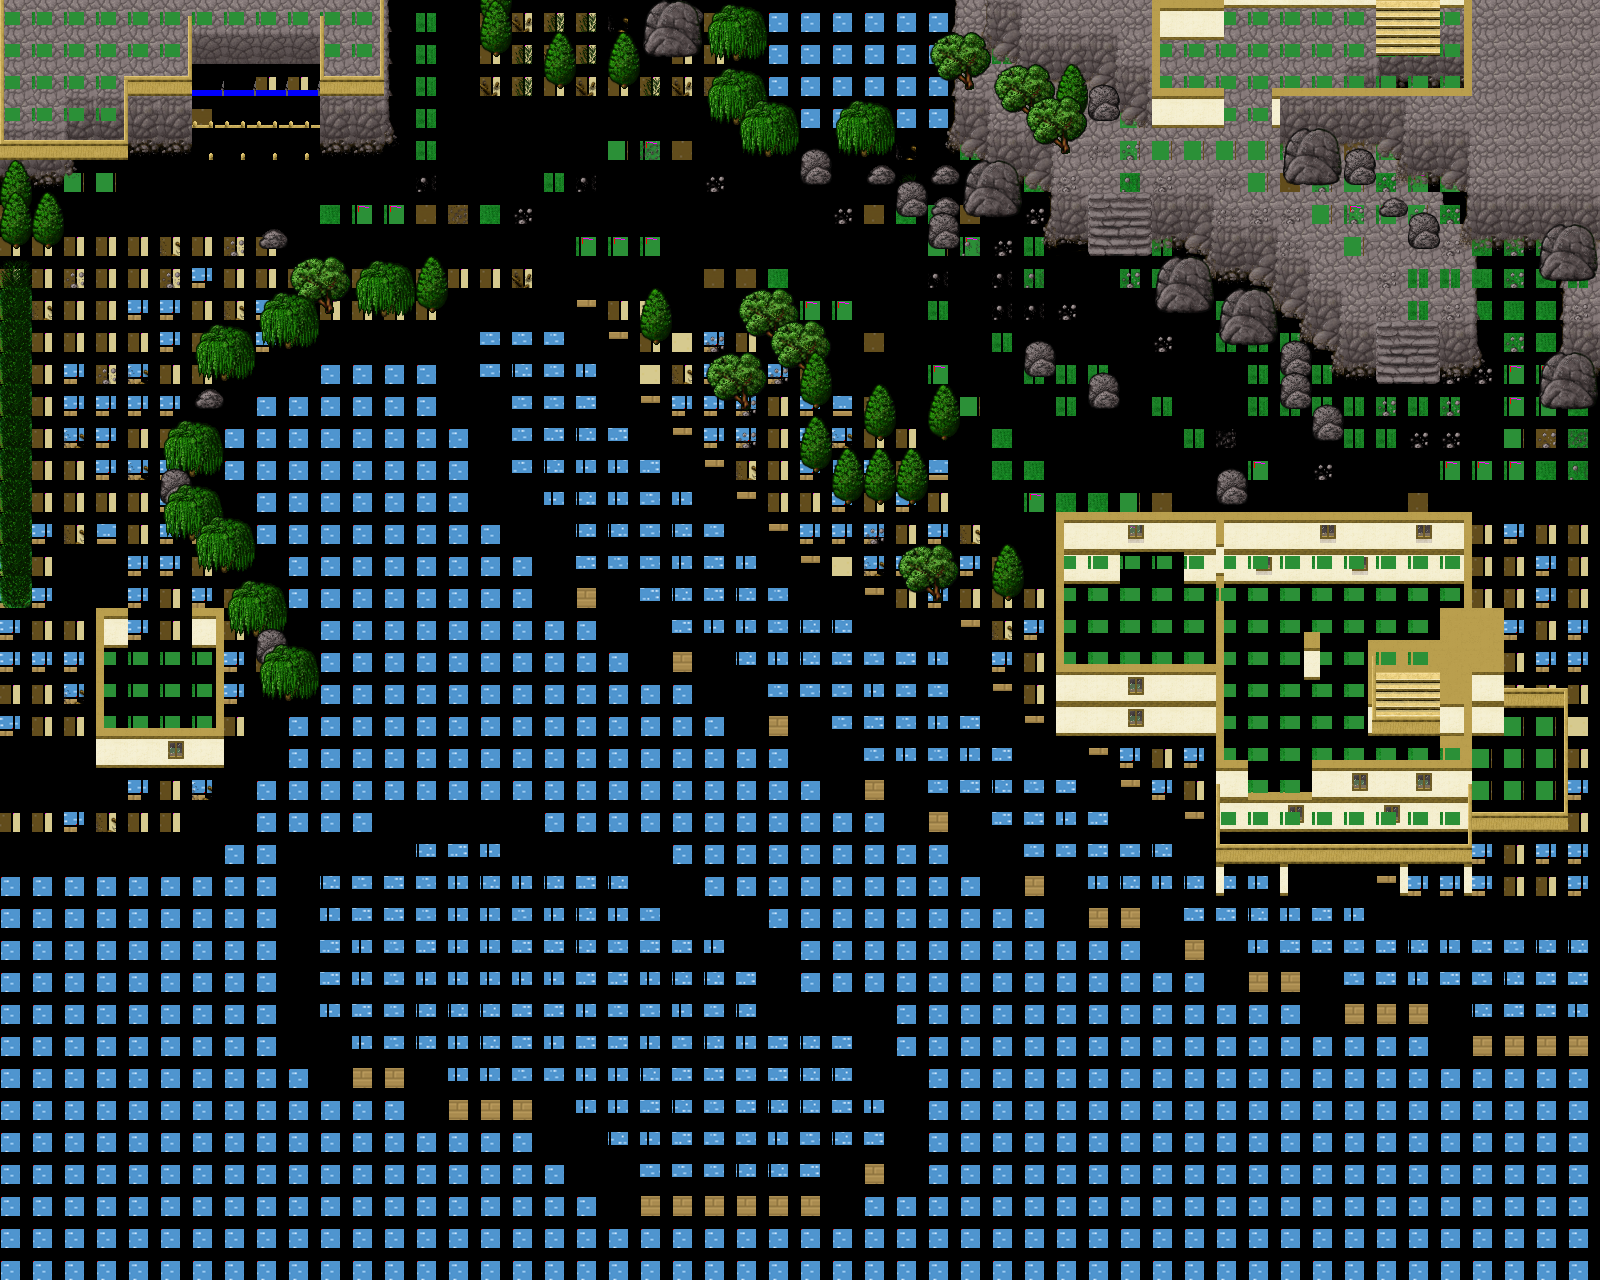

This game map was drawn from its Tiled (.tmx) file and the tilesets committed beside it. A one-line description and the trimmed map source follow:
An orthogonal 50x40 tile map with 32x32 px tiles, 6 tile layers (floor, details, objects, 0_floor, ...), 6 hidden layers not drawn, 3 tilesets.

<map version="1.10" tiledversion="1.10.0" orientation="orthogonal" renderorder="right-down" width="50" height="40" tilewidth="32" tileheight="32" infinite="0" nextlayerid="18" nextobjectid="1">
 <properties>
  <property name="global_X" type="int" value="232" />
  <property name="global_Y" type="int" value="140" />
 </properties>
 <tileset firstgid="1" source="../tilesets/floor.tsx" />
 <tileset firstgid="901" source="../tilesets/objects_1x2.tsx" />
 <tileset firstgid="1006" source="../tilesets/details.tsx" />
 <group id="3" name="0_level">
  <layer id="1" name="floor" width="50" height="40">
   <data>[2000 cells, 2000 non-empty, 68 distinct tile ids]</data>
  </layer>
  <layer id="5" name="details" width="50" height="40">
   <data>[2000 cells, 72 non-empty, 6 distinct tile ids]</data>
  </layer>
  <layer id="6" name="objects" width="50" height="40">
   <data>[2000 cells, 407 non-empty, 44 distinct tile ids]</data>
  </layer>
 </group>
 <group id="4" name="1_level" offsetx="0" offsety="-32">
  <layer id="7" name="0_floor" width="50" height="40">
   <data>[2000 cells, 351 non-empty, 40 distinct tile ids]</data>
  </layer>
  <layer id="8" name="1_details" width="50" height="40">
   <data>[2000 cells, 22 non-empty, 2 distinct tile ids]</data>
  </layer>
  <layer id="9" name="2_objects" width="50" height="40">
   <data>[2000 cells, 211 non-empty, 37 distinct tile ids]</data>
  </layer>
 </group>
 <group id="10" name="2_layer" visible="0" offsetx="0" offsety="-64">
  <layer id="11" name="0_floor" width="50" height="40">
   <data>[2000 cells, 211 non-empty, 21 distinct tile ids]</data>
  </layer>
  <layer id="12" name="1_details" width="50" height="40">
   <data>[2000 cells, 0 non-empty, 0 distinct tile ids]</data>
  </layer>
  <layer id="13" name="2_objects" width="50" height="40">
   <data>[2000 cells, 73 non-empty, 22 distinct tile ids]</data>
  </layer>
 </group>
 <group id="14" name="3_layer" visible="0" offsetx="0" offsety="-96">
  <layer id="15" name="0_floor" width="50" height="40">
   <data>[2000 cells, 63 non-empty, 5 distinct tile ids]</data>
  </layer>
  <layer id="16" name="1_details" width="50" height="40">
   <data>[2000 cells, 0 non-empty, 0 distinct tile ids]</data>
  </layer>
  <layer id="17" name="2_objects" width="50" height="40">
   <data>[2000 cells, 0 non-empty, 0 distinct tile ids]</data>
  </layer>
 </group>
</map>